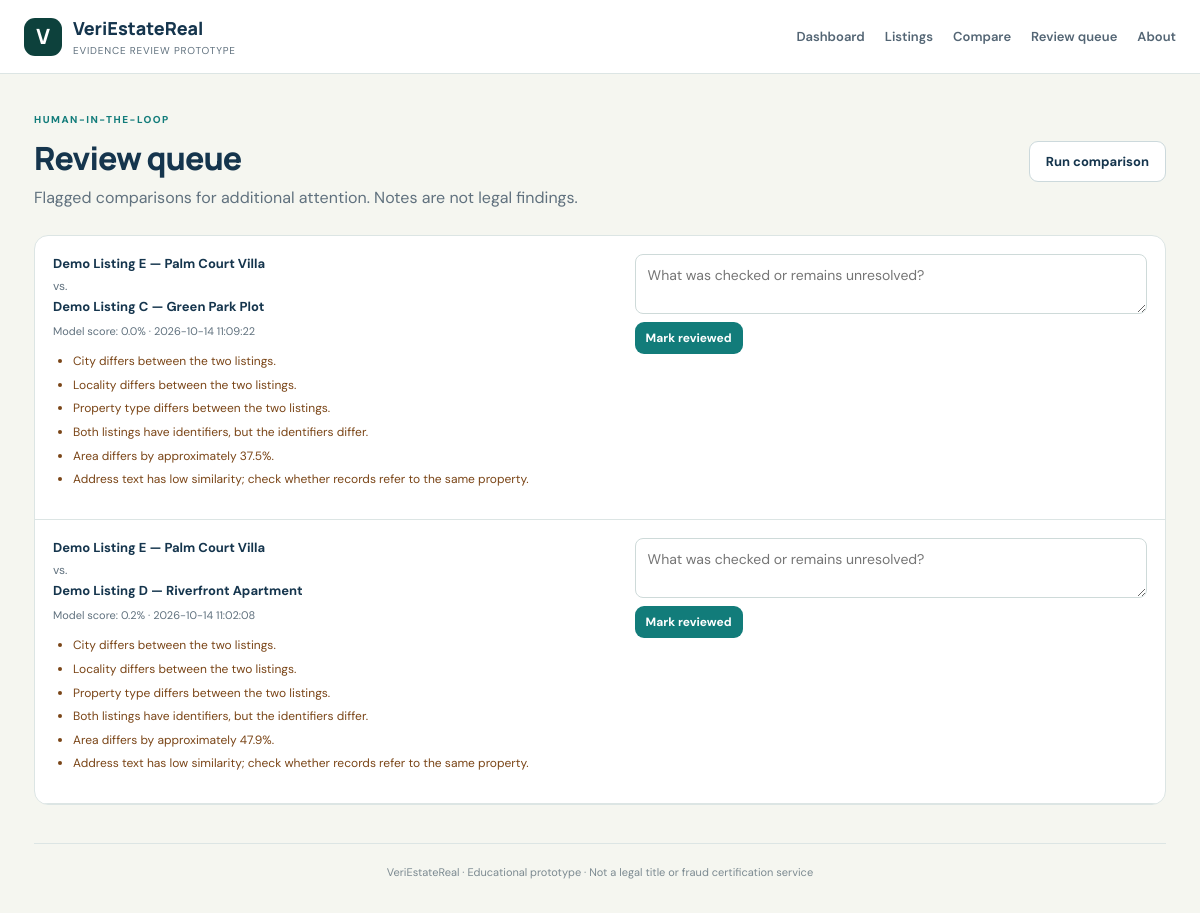
Screenshot of /review with the database file from the repository.
### tables this page shows
CREATE TABLE comparisons(id INTEGER PRIMARY KEY AUTOINCREMENT,listing_a_id INTEGER NOT NULL,listing_b_id INTEGER NOT NULL,score REAL NOT NULL,candidate INTEGER NOT NULL,warnings_json TEXT DEFAULT '[]',review_status TEXT DEFAULT 'Needs Review',reviewer_note TEXT DEFAULT '',created_at TEXT DEFAULT CURRENT_TIMESTAMP,FOREIGN KEY(listing_a_id) REFERENCES listings(id) ON DELETE CASCADE,FOREIGN KEY(listing_b_id) REFERENCES listings(id) ON DELETE CASCADE);

CREATE TABLE listings (id INTEGER PRIMARY KEY AUTOINCREMENT,title TEXT NOT NULL,address TEXT NOT NULL,locality TEXT NOT NULL,city TEXT NOT NULL,state TEXT DEFAULT '',property_type TEXT NOT NULL,area_sqft REAL,property_id TEXT DEFAULT '',description TEXT DEFAULT '',created_at TEXT DEFAULT CURRENT_TIMESTAMP);

### app.py (the view)
@app.route('/review')
def review_queue():
 con=db(); rows=con.execute("SELECT c.*,a.title AS title_a,b.title AS title_b FROM comparisons c JOIN listings a ON a.id=c.listing_a_id JOIN listings b ON b.id=c.listing_b_id WHERE c.review_status='Needs Review' ORDER BY c.id DESC").fetchall(); con.close(); return render_template('review_queue.html',rows=rows)

### app.py (called while the page is built)
@app.template_filter('from_json')
def from_json(value):
 try: return json.loads(value or '{}')
 except (TypeError,json.JSONDecodeError): return {}

def db():
 con=sqlite3.connect(DB); con.row_factory=sqlite3.Row; con.execute('PRAGMA foreign_keys = ON'); return con

### templates/review_queue.html
{% extends 'base.html' %}{% block title %}Review queue · VeriEstateReal{% endblock %}{% block content %}<div class="page-header"><div><div class="eyebrow">HUMAN-IN-THE-LOOP</div><h1>Review queue</h1><p class="lead">Flagged comparisons for additional attention. Notes are not legal findings.</p></div><a class="button secondary" href="{{ url_for('compare') }}">Run comparison</a></div>{% if rows %}<div class="listing-table">{% for r in rows %}<div class="review-row"><div class="review-main"><strong>{{ r.title_a }}</strong><span class="muted">vs.</span><strong>{{ r.title_b }}</strong><small>Model score: {{ '%.1f'|format(r.score*100) }}% · {{ r.created_at }}</small>{% set warnings=r.warnings_json|from_json %}{% if warnings %}<ul class="warning-list compact">{% for w in warnings %}<li>{{ w }}</li>{% endfor %}</ul>{% endif %}</div><form method="post" action="{{ url_for('save_review',comparison_id=r.id) }}" class="review-form"><textarea name="reviewer_note" rows="2" placeholder="What was checked or remains unresolved?">{{ r.reviewer_note }}</textarea><button class="button primary small" type="submit">Mark reviewed</button></form></div>{% endfor %}</div>{% else %}<div class="empty-state"><h3>No comparisons need review</h3><p>Run a comparison to create a review record.</p><a class="button primary" href="{{ url_for('compare') }}">Compare listings</a></div>{% endif %}{% endblock %}

### static/style.css (style rules this page uses)
:root { --navy:#15354d;--teal:#127c7a;--teald:#0d413c;--ink:#213342;--muted:#60717e;--line:#dce5e4;--paper:#f5f6f0;--white:#fff;--pale:#def6f0 }
* { box-sizing:border-box }
body { margin:0;background:var(--paper);color:var(--ink);font-family:'DM Sans',Arial,sans-serif;font-size:15px;line-height:1.55 }
a { color:inherit;text-decoration:none }
.eyebrow { font-size:10px;font-weight:800;letter-spacing:.15em;color:var(--teal);text-transform:uppercase;margin-bottom:8px }
.lead { font-size:16px;color:var(--muted);margin:0 0 18px;max-width:760px }
.button { border:0;border-radius:9px;padding:11px 16px;display:inline-flex;align-items:center;justify-content:center;gap:6px;font:700 13px 'DM Sans',sans-serif;cursor:pointer }
.button.primary { background:var(--teal);color:#fff }
.button.secondary { border:1px solid #ccd9dc;background:#fff;color:var(--navy) }
.button.small { font-size:12px;padding:8px 11px }
.muted { color:var(--muted);font-size:12px }
.listing-table { background:#fff;border:1px solid var(--line);border-radius:14px;overflow:hidden }
.page-header { display:flex;align-items:center;justify-content:space-between;gap:20px;margin:4px 0 24px }
.page-header h1 { font:800 32px Manrope,sans-serif;letter-spacing:-.03em;color:var(--navy);margin:0 0 6px }
.page-header .lead { margin-bottom:0 }
input,select,textarea { display:block;width:100%;margin-top:7px;border:1px solid #cedad9;border-radius:8px;padding:11px 12px;background:#fff;color:var(--ink);font:400 14px 'DM Sans',sans-serif }
textarea { resize:vertical }
.warning-list { padding-left:20px }
.warning-list li { margin:5px 0 }
.warning-list.compact { font-size:12px;color:#7a4517 }
.review-row { display:grid;grid-template-columns:1.1fr 1fr;gap:18px;padding:18px;border-bottom:1px solid var(--line) }
.review-main strong,.review-main small { display:block }
.review-main strong { color:var(--navy);font-size:13px }
.review-main small { font-size:11px;color:var(--muted);margin-top:6px }
.review-form textarea { margin:0 0 8px }

### rows the page displays
comparisons: title_a "Demo Listing E — Palm Court Villa", title_b "Demo Listing C — Green Park Plot", r.score*100 "0.0", created_at "2026-10-14 11:09:22", warnings "City differs between the two listings." "Locality differs between the two listings." "Property type differs between the two listings." "Both listings have identifiers, but the identifiers differ." "Area differs by approximately 37.5%." "Address text has low similarity; check whether records refer to the same property."
comparisons: title_a "Demo Listing E — Palm Court Villa", title_b "Demo Listing D — Riverfront Apartment", r.score*100 "0.2", created_at "2026-10-14 11:02:08", warnings "City differs between the two listings." "Locality differs between the two listings." "Property type differs between the two listings." "Both listings have identifiers, but the identifiers differ." "Area differs by approximately 47.9%." "Address text has low similarity; check whether records refer to the same property."
